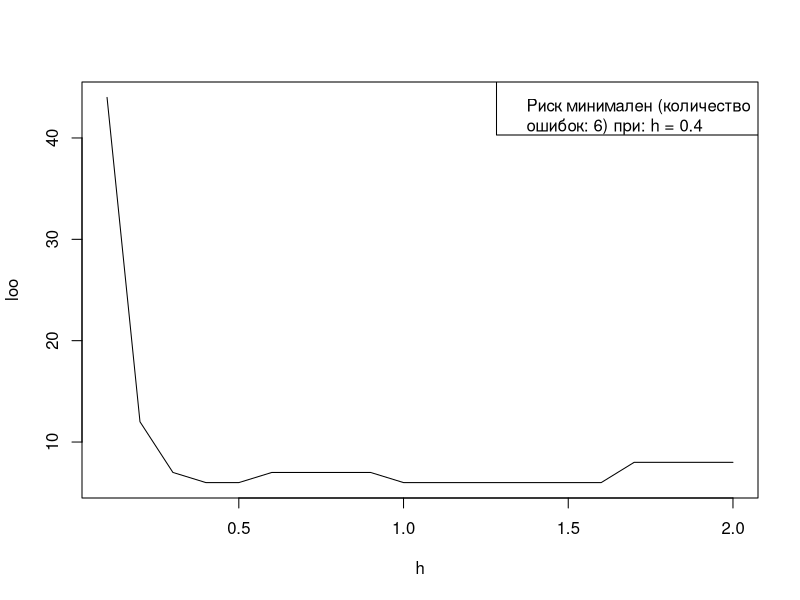

This chart was generated by the following R code:
#epan - 0.4
#quar - 0.4
#tria - 0.4
#gaus - 0.4
#rect - 0.4

#метрика
EM <- function (u, v) {
  return(sqrt(sum((u - v) ^ 2)))
}

#функция, возвращающая отсортированный массив расстояний от классифицируемого объекта до элементов обучающей выборки
ruler <- function(z, feature_matrix, metric_function = EM) {
  l <- dim(feature_matrix)[1]
  n <- dim(feature_matrix)[2]
  distances <- matrix(NA, length(feature_matrix[,1]), 2)
  for(i in 1:l) {
    distances[i,] <- c(i, metric_function(feature_matrix[i,1:n], z))
  }
  distances <- distances[order(distances[,2]),]
  return(distances)
}

epan <- function (x) {
  return (3/4 * (1 - x ^ 2) * (abs(x) <= 1))
}

quar <- function (x) {
  return (15/16 * (1 - x ^ 2) ^ 2 * (abs(x) <= 1))
}

tria <- function (x) {
  return ((1 - abs(x)) * (abs(x) <= 1))
}

gaus <- function (x) {
  return ((2 * pi) ^ (-1/2) * exp(1) ^ (-1/2 * x ^ 2))
}

rect <- function (x) {
  return (1/2 * (abs(x) <= 1))
}

parzen <- function (feature_matrix, labels, z, h, core) {
  l <- dim(feature_matrix)[1]
  n <- dim(feature_matrix)[2]
  cnt <- c("setosa" = 0, "versicolor" = 0, "virginica" = 0)
  for (i in 1:l) {
    cnt[labels[i]] <- cnt[labels[i]] + core(EM(feature_matrix[i,1:n], z) / h)
  }
  if(cnt["setosa"] != 0 | cnt["versicolor"] != 0 | cnt["virginica"] != 0){
    return(which.max(cnt))
  }
}

parzen_LOO <- function(feature_matrix, labels, parametr_min_value, parametr_max_value, core, plot_flag = FALSE) {
  l <- dim(feature_matrix)[1]
  delta <- 0.1
  rows <- (parametr_max_value - parametr_min_value) / delta + 1
  loo <- matrix(0, ceiling(rows), 2)
  h <- parametr_min_value
  for (index in 1:rows) {
    loo[index, 1] <- h
    h <- h + delta
  }

  for (i in 1:l) {
    tmp_feature_matrix <- feature_matrix[-i,]
    tmp_labels <- labels[-i]
    h <- parametr_min_value
    distances <- ruler(feature_matrix[i,], tmp_feature_matrix)
    for (index in 1:rows) {
      cnt <- c("setosa" = 0, "versicolor" = 0, "virginca" = 0)
      j <- 1
      while(distances[j,2] <= h) {
        cnt[tmp_labels[distances[j,1]]] <- cnt[tmp_labels[distances[j,1]]] + core(distances[j, 2] / h)
        j <- j + 1
      }
      if (as.integer(which.max(cnt)) != as.integer(labels[i])){
            loo[index, 2] <- loo[index, 2] + 1
        }
      h <- h + delta
    }
  }

  if(plot_flag) {
    plot(loo[,1], loo[,2], xlab = "h", ylab = "loo", type = "l")
    points(which.min(loo), loo[which.min(loo)], pch = 20)
    location <- "topright"
    leg <- paste0("Риск минимален (количество\nошибок: ", as.character(loo[which.min(loo[,2]), 2]), ") при: h = ", as.character(loo[which.min(loo[,2]), 1]))
    legend(location, legend = leg)
  }
  return(loo[which.min(loo[,2]), 1])
}

parzen_LOO(iris[,3:4], iris[,5], 0.1, 2, epan,TRUE)

l <- dim(iris)[1]
err <- 0
for (i in 1:l) {
  features <- iris[-i, 3:4]
  labels <- iris[-i, 5]
  if(as.integer(parzen(features, labels, iris[i, 3:4], 0.4, epan)) != as.integer(iris[i, 5])) {
    err <- err + 1
  }
}
err